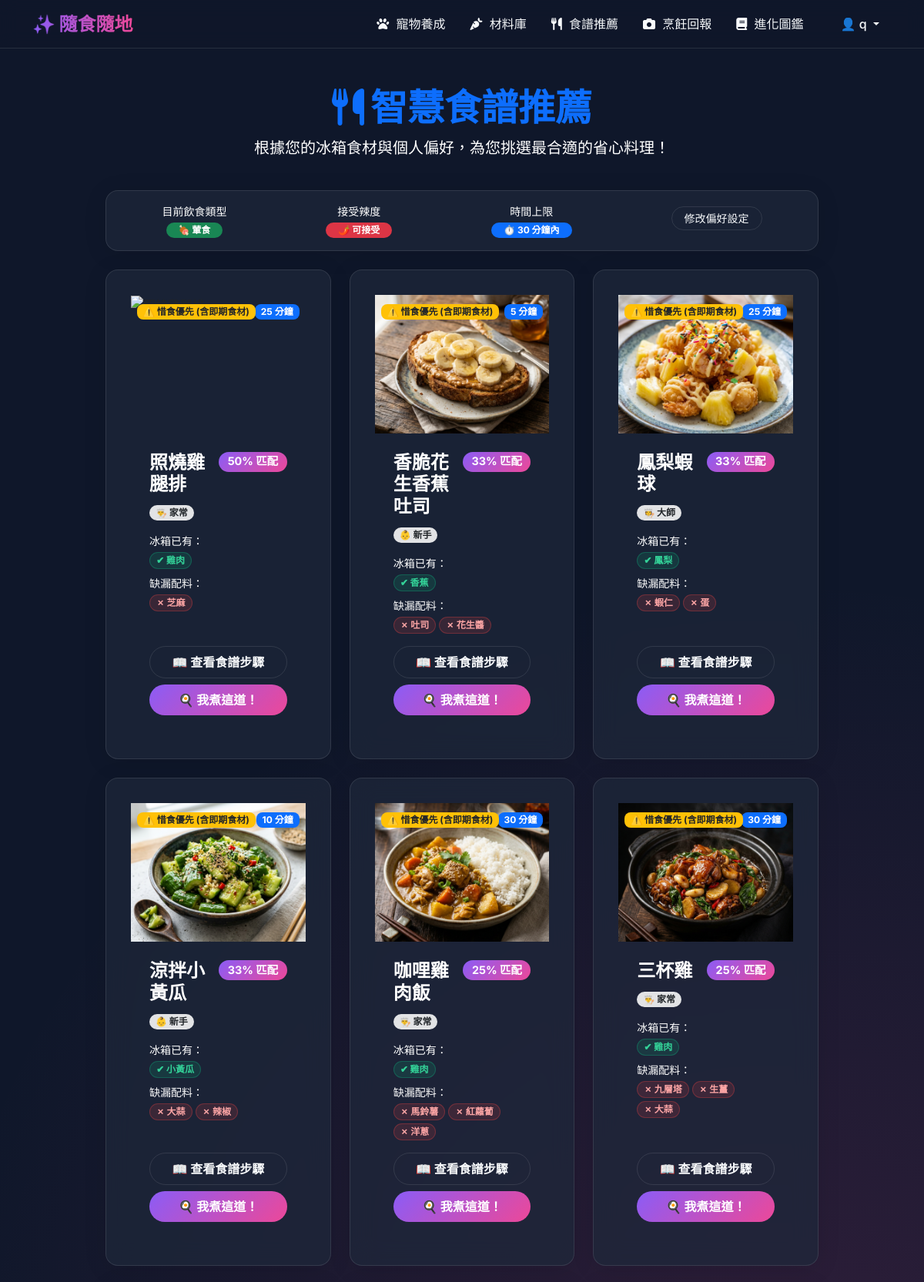
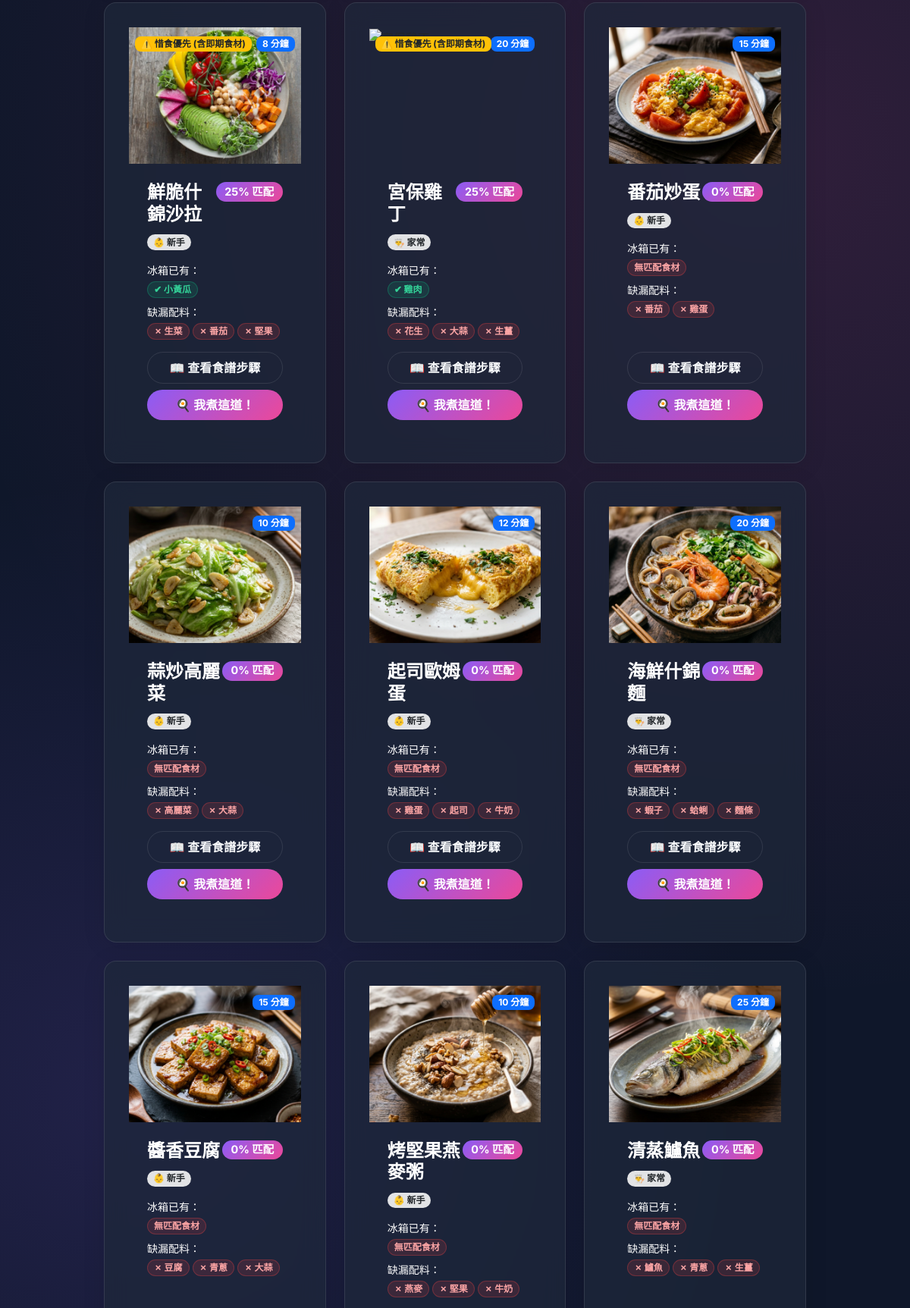
The page /recipes/recommend (signed in, upper part) on the database its author committed (2 pictures, top to bottom).
### sql_models.py (models this page shows, shortened)
class User(UserMixin, db.Model):
    __tablename__ = 'users'
    id = db.Column(db.Integer, primary_key=True)
    username = db.Column(db.String(80), unique=True, nullable=False)
    email = db.Column(db.String(120), unique=True, nullable=False)
    password_hash = db.Column(db.String(256), nullable=False)
    display_name = db.Column(db.String(80))
    cooking_count = db.Column(db.Integer, default=0)
    created_at = db.Column(db.DateTime, default=datetime.utcnow)
    pet = db.relationship('Pet', backref='user', uselist=False, cascade="all, delete-orphan")
    preference = db.relationship('UserPreference', backref='user', uselist=False, cascade="all, delete-orphan")
    allergens = db.relationship('UserAllergen', backref='user', cascade="all, delete-orphan")
    favorites = db.relationship('Collection', backref='user', cascade="all, delete-orphan")
    achievements = db.relationship('UserAchievement', backref='user', cascade="all, delete-orphan")

class UserPreference(db.Model):
    __tablename__ = 'user_preference'
    id = db.Column(db.Integer, primary_key=True)
    user_id = db.Column(db.Integer, db.ForeignKey('users.id', ondelete='CASCADE'), nullable=False, unique=True)
    diet_type = db.Column(db.String(50), default='omnivore')
    spicy_ok = db.Column(db.Boolean, default=True)
    cooking_level = db.Column(db.String(50), default='beginner')
    max_cooking_time = db.Column(db.Integer, default=60)
    updated_at = db.Column(db.DateTime, default=datetime.utcnow, onupdate=datetime.utcnow)

class Recipe(db.Model):
    __tablename__ = 'recipe'
    id = db.Column(db.Integer, primary_key=True)
    title = db.Column(db.String(100), nullable=False)
    description = db.Column(db.Text)
    image_url = db.Column(db.String(255))
    tags = db.Column(db.String(255))          # 逗號分隔的標籤，如 "omnivore, spicy"
    cooking_time = db.Column(db.Integer)      # 分鐘
    difficulty = db.Column(db.String(50))     # beginner, intermediate, advanced
    allergens = db.Column(db.String(255))      # 逗號分隔的過敏原，如 "egg, milk"
    required_ingredients = db.Column(db.Text)  # 逗號分隔的食材，如 "番茄,雞蛋"

### tables this page shows
CREATE TABLE ingredients (
    id          INTEGER PRIMARY KEY AUTOINCREMENT,
    name        TEXT NOT NULL,
    quantity    REAL NOT NULL,
    unit        TEXT NOT NULL,
    expiry_date TEXT,
    created_at  DATETIME DEFAULT CURRENT_TIMESTAMP
, user_id INTEGER DEFAULT 1);

### app/routes/recipe.py (the view)
@recipe_bp.route('/recommend', methods=['GET'])
@login_required
def recommend():
    pref = UserPreference.query.filter_by(user_id=current_user.id).first()
    if not pref:
        pref = UserPreference(user_id=current_user.id)
        db.session.add(pref)
        db.session.commit()
    allergens = [a.allergen_name for a in current_user.allergens]
    pantry_items = IngredientModel.get_all(current_user.id)
    pantry_dict = {item['name'].strip(): item for item in pantry_items}
    all_recipes = Recipe.query.all()
    recommended_list = []
    for recipe in all_recipes:
        recipe_tags = [t.strip() for t in recipe.tags.split(',') if t.strip()]
        if pref.diet_type == 'vegan' and 'vegan' not in recipe_tags:
            continue
        if pref.diet_type == 'vegetarian' and 'vegetarian' not in recipe_tags and 'vegan' not in recipe_tags:
            continue
        if pref.diet_type == 'seafood' and 'seafood' not in recipe_tags and 'vegetarian' not in recipe_tags and 'vegan' not in recipe_tags:
            continue
        if not pref.spicy_ok and 'spicy' in recipe_tags:
            continue
        if recipe.cooking_time and recipe.cooking_time > pref.max_cooking_time:
            continue
        recipe_allergens = [a.strip() for a in recipe.allergens.split(',') if a.strip()]
        has_allergen_clash = False
        for user_allergen in allergens:
            if user_allergen in recipe_allergens:
                has_allergen_clash = True
                break
        if has_allergen_clash:
            continue
        required_list = [i.strip() for i in recipe.required_ingredients.split(',') if i.strip()]
        if not required_list:
            continue
        matching_ingredients = []
        missing_ingredients = []
        has_expiring_soon_item = False
        for req in required_list:
            if req in pantry_dict:
                item = pantry_dict[req]
                matching_ingredients.append(item)
                if is_expiring_soon(item.get('expiry_date')):
                    has_expiring_soon_item = True
            else:
                missing_ingredients.append(req)
        match_count = len(matching_ingredients)
        total_count = len(required_list)
        match_percentage = round((match_count / total_count) * 100)
        sorting_score = match_percentage
        if has_expiring_soon_item:
            sorting_score += 20
        recommended_list.append({
            'recipe': recipe,
            'match_percentage': match_percentage,
            'matching_ingredients': matching_ingredients,
            'missing_ingredients': missing_ingredients,
            'sorting_score': sorting_score,
            'has_expiring': has_expiring_soon_item
        })
    recommended_list.sort(key=lambda x: x['sorting_score'], reverse=True)
    return render_template(
        'recipes/recommend.html',
        recipes=recommended_list,
        pref=pref
    )

### app/templates/recipes/recommend.html (shortened to what this page needs)
{% extends 'base.html' %}
{% block content %}
<div class="row mb-4 mt-3">
    <div class="col text-center">
        <h1 class="display-5 fw-bold text-primary mb-2"><i class="fas fa-utensils me-2"></i>智慧食譜推薦</h1>
        <p class="lead text-muted">根據您的冰箱食材與個人偏好，為您挑選最合適的省心料理！</p>
    </div>
</div>
<div class="row justify-content-center mb-4">
    <div class="col-lg-10">
        <div class="glass-card p-3 rounded-4" style="background: rgba(255, 255, 255, 0.02); border-color: rgba(255,255,255,0.05);">
            <div class="d-flex flex-wrap justify-content-around text-center gap-3">
                <div>
                    <span class="text-muted small d-block">目前飲食類型</span>
                    <span class="badge bg-success rounded-pill px-3 py-1 mt-1">
                        {% if pref.diet_type == 'omnivore' %}🍖 葷食
                        {% elif pref.diet_type == 'vegetarian' %}🥬 蛋奶素
                        {% elif pref.diet_type == 'vegan' %}🌱 全素
                        {% else %}🐟 海鮮素{% endif %}
                    </span>
                </div>
                <div>
                    <span class="text-muted small d-block">接受辣度</span>
                    <span class="badge {% if pref.spicy_ok %}bg-danger{% else %}bg-secondary{% endif %} rounded-pill px-3 py-1 mt-1">
                        {% if pref.spicy_ok %}🌶️ 可接受{% else %}🚫 不辣{% endif %}
                    </span>
                </div>
                <div>
                    <span class="text-muted small d-block">時間上限</span>
                    <span class="badge bg-primary rounded-pill px-3 py-1 mt-1">
                        ⏱️ {{ pref.max_cooking_time }} 分鐘內
                    </span>
                </div>
                <div>
                    <a href="{{ url_for('main.preferences') }}" class="btn btn-sm btn-outline-light rounded-pill px-3 mt-1">修改偏好設定</a>
                </div>
            </div>
        </div>
    </div>
</div>
<div class="row justify-content-center">
    <div class="col-lg-10">
        {% if recipes %}
            <div class="row g-4" id="recipes-grid">
                {% for item in recipes %}
                {% set recipe = item.recipe %}
                <div class="col-md-6 col-lg-4">
                    <div class="card glass-card h-100 d-flex flex-column"
                         style="border-color: rgba(255, 255, 255, 0.1) !important;
                                transition: all 0.3s ease;
                                overflow: hidden;">
                        <div class="position-relative" style="height: 180px; overflow: hidden;">
                            <img src="{{ recipe.image_url }}" alt="{{ recipe.title }}" class="w-100 h-100 object-fit-cover" style="transition: transform 0.5s ease;">
                            <div class="position-absolute top-0 end-0 m-2">
                                <span class="badge bg-primary fs-7 px-2 py-1 rounded-3">
                                    {{ recipe.cooking_time }} 分鐘
                                </span>
                            </div>
                            {% if item.has_expiring %}
                            <div class="position-absolute top-0 start-0 m-2">
                                <span class="badge bg-warning text-dark fs-7 px-2 py-1 rounded-3 fw-bold animate-pulse">
                                    ⚠️ 惜食優先 (含即期食材)
                                </span>
                            </div>
                            {% endif %}
                        </div>
                        <div class="card-body p-4 d-flex flex-column">
                            <div class="d-flex justify-content-between align-items-start mb-2">
                                <h4 class="card-title fw-bold text-white mb-0">{{ recipe.title }}</h4>
                                <span class="badge rounded-pill text-white"
                                      style="background: linear-gradient(135deg, #8B5CF6, #EC4899); font-size: 0.9em; padding: 0.4em 0.8em;">
                                    {{ item.match_percentage }}% 匹配
                                </span>
                            </div>
                            <div class="mb-3">
                                <span class="badge bg-secondary-subtle text-dark rounded-pill px-2 py-0.5 small me-1">
                                    {{ '👶 新手' if recipe.difficulty == 'beginner' else ('👨‍🍳 家常' if recipe.difficulty == 'intermediate' else '🧑‍🍳 大師') }}
                                </span>
                            </div>
                            <div class="mb-3 flex-grow-1">
                                <p class="text-muted small mb-1">冰箱已有：</p>
                                <div class="d-flex flex-wrap gap-1 mb-2">
                                    {% if item.matching_ingredients %}
                                        {% for match in item.matching_ingredients %}
                                        <span class="badge rounded-pill ingredient-match-badge px-2 py-1 small">
                                            ✔ {{ match.name }}
                                        </span>
                                        {% endfor %}
                                    {% else %}
                                        <span class="badge rounded-pill ingredient-miss-badge px-2 py-1 small">無匹配食材</span>
                                    {% endif %}
                                </div>
                                <p class="text-muted small mb-1">缺漏配料：</p>
                                <div class="d-flex flex-wrap gap-1">
                                    {% if item.missing_ingredients %}
                                        {% for miss in item.missing_ingredients %}
                                        <span class="badge rounded-pill ingredient-miss-badge px-2 py-1 small">
                                            ✗ {{ miss }}
                                        </span>
                                        {% endfor %}
                                    {% else %}
                                        <span class="badge rounded-pill ingredient-match-badge px-2 py-1 small">
                                            🎉 材料齊全！
                                        </span>
                                    {% endif %}
                                </div>
                            </div>
                            <div class="d-grid gap-2 mt-auto">
                                <a href="{{ url_for('recipe.detail', recipe_id=recipe.id) }}" class="btn btn-outline-light rounded-pill py-2 fw-bold">
                                    📖 查看食譜步驟
                                </a>
                                <button onclick="quickCook({{ recipe.id }}, '{{ recipe.title }}')" class="btn btn-primary rounded-pill py-2 fw-bold">
                                    🍳 我煮這道！
                                </button>
                            </div>
                        </div>
                    </div>
                </div>
                {% endfor %}
            </div>
        {% endif %}
    </div>
</div>
{% endblock %}

### app/templates/base.html (shortened to what this page needs)
<!DOCTYPE html>
<html lang="zh-TW">
<head>
    <link href="https://cdn.jsdelivr.net/npm/bootstrap@5.3.2/dist/css/bootstrap.min.css" rel="stylesheet">
    <link rel="stylesheet" href="https://cdnjs.cloudflare.com/ajax/libs/font-awesome/6.4.2/css/all.min.css">
</head>
<body>
    <nav class="navbar navbar-expand-lg sticky-top mb-5 navbar-dark">
        <div class="container">
            <a class="navbar-brand" href="{{ url_for('main.index') }}">✨ 隨食隨地</a>
            <div class="collapse navbar-collapse" id="navbarNav">
                <ul class="navbar-nav ms-auto align-items-center">
                    {% if current_user and current_user.is_authenticated %}
                        <li class="nav-item">
                            <a class="nav-link" href="{{ url_for('pet.pet_index') }}"><i class="fa-solid fa-paw"></i> 寵物養成</a>
                        </li>
                        <li class="nav-item">
                            <a class="nav-link" href="{{ url_for('ingredient.list_ingredients') }}"><i class="fa-solid fa-carrot"></i> 材料庫</a>
                        </li>
                        <li class="nav-item">
                            <a class="nav-link" href="{{ url_for('recipe.recommend') }}"><i class="fa-solid fa-utensils"></i> 食譜推薦</a>
                        </li>
                        <li class="nav-item">
                            <a class="nav-link" href="{{ url_for('cooking.report_page') }}"><i class="fa-solid fa-camera"></i> 烹飪回報</a>
                        </li>
                        <li class="nav-item">
                            <a class="nav-link" href="{{ url_for('collection.collection_index') }}"><i class="fa-solid fa-book"></i> 進化圖鑑</a>
                        </li>
                        <li class="nav-item dropdown ms-lg-3">
                            <a class="nav-link dropdown-toggle btn btn-outline-light rounded-pill px-3 py-1 mt-2 mt-lg-0 text-white" href="#" id="userDropdown" role="button" data-bs-toggle="dropdown" aria-expanded="false">
                                👤 {{ current_user.display_name }}
                            </a>
                        </li>
                    {% endif %}
                </ul>
            </div>
        </div>
    </nav>
    <main class="container mb-5">
        {% block content %}{% endblock %}
    </main>
</body>
</html>

### rows shown on the page
User: display_name "q"
UserPreference: max_cooking_time "30"
Recipe: cooking_time "25", title "照燒雞腿排", difficulty "👨‍🍳 家常"
ingredients: name "雞肉"
Recipe: image_url (picture), cooking_time "5", title "香脆花生香蕉吐司", difficulty "👶 新手"
ingredients: name "香蕉"
Recipe: image_url (picture), cooking_time "25", title "鳳梨蝦球", difficulty "🧑‍🍳 大師"
ingredients: name "鳳梨"
Recipe: image_url (picture), cooking_time "10", title "涼拌小黃瓜", difficulty "👶 新手"
ingredients: name "小黃瓜"
Recipe: image_url (picture), cooking_time "30", title "咖哩雞肉飯", difficulty "👨‍🍳 家常"
Recipe: image_url (picture), cooking_time "30", title "三杯雞", difficulty "👨‍🍳 家常"
Recipe: image_url (picture), cooking_time "8", title "鮮脆什錦沙拉", difficulty "👶 新手"
Recipe: cooking_time "20", title "宮保雞丁", difficulty "👨‍🍳 家常"
Recipe: image_url (picture), cooking_time "15", title "番茄炒蛋", difficulty "👶 新手"
Recipe: image_url (picture), cooking_time "10", title "蒜炒高麗菜", difficulty "👶 新手"
Recipe: image_url (picture), cooking_time "12", title "起司歐姆蛋", difficulty "👶 新手"
Recipe: image_url (picture), cooking_time "20", title "海鮮什錦麵", difficulty "👨‍🍳 家常"
Recipe: image_url (picture), cooking_time "15", title "醬香豆腐", difficulty "👶 新手"
Recipe: image_url (picture), cooking_time "10", title "烤堅果燕麥粥", difficulty "👶 新手"
Recipe: image_url (picture), cooking_time "25", title "清蒸鱸魚", difficulty "👨‍🍳 家常"

### other values the page prints
{{ item.match_percentage }} "50" "33" "33" "33" "25" "25" "25" "25" "0" "0" "0" "0" "0" "0" "0"
{{ miss }} "芝麻" "吐司" "花生醬" "蝦仁" "蛋" "大蒜" "辣椒" "馬鈴薯" "紅蘿蔔" "洋蔥" "九層塔" "生薑" "大蒜" "生菜" "番茄" "堅果" "花生" "大蒜" "生薑" "番茄" "雞蛋" "高麗菜" "大蒜" "雞蛋" "起司" "牛奶" "蝦子" "蛤蜊" "麵條" "豆腐" "青蔥" "大蒜" "燕麥" "堅果" "牛奶" "鱸魚" "青蔥" "生薑"
